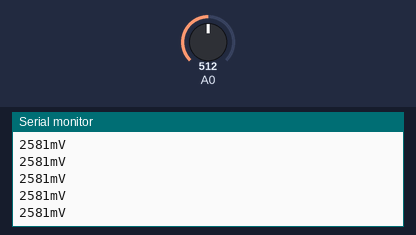
Bench run of a sketch on a simulated Arduino Uno, built with avr-gcc and run on an emulated ATmega328P. Parts: the last lines printed to the serial monitor. Inputs (shaded band) come from the test bench; at power-on: A0 = 512.

Above: at 1.2 s.
1.3 s: A0 set to 207
At 1.9 s:
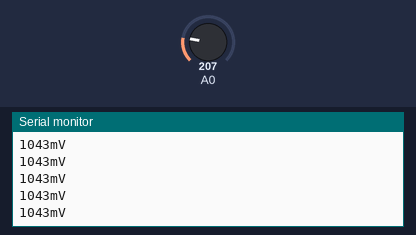
2.8 s: A0 set to 187
At 3.9 s:
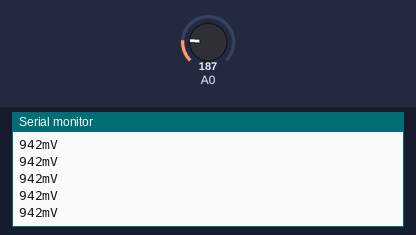
Timing chart, 0 to 5.8 s (numbered marks = the images above; inputs shaded):
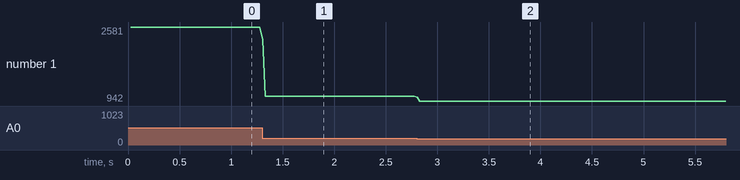

Measured:
- after the input at 1.3 s, the serial monitor: prints a new line at once (image 1)
- after the input at 2.8 s, the serial monitor: prints a new line at once (image 2)
- plotted number 1: 2581 → 1043 after the input at 1.3 s, 1043 → 942 after the input at 2.8 s

The sketch:

sketch_solcharg.ino
```cpp
/*
 * Solar Charge Controller
 * by Michal Krombholz
 *
 */

void setup()
{
  // begin the serial communication
  Serial.begin(9600);
  Serial.println("Solar Charge Controller");
}

int readBatteryVoltage_mV()
{
  int32_t dac = 0;
  const int32_t N = 256;
  for(auto n = N; n > 0; --n) dac += analogRead(A0);
  // empiricly measured 243 counts and 12.25V (via 100k/10k divider)
  int32_t mV = (dac*1225)/(N*243);
  return mV;
}


void loop()
{
  // check if data has been sent from the computer
  if (Serial.available()) {
    // read the most recent byte (which will be from 0 to 255)
    byte in = Serial.read();
  }
  auto vbat_mV = readBatteryVoltage_mV();
  Serial.print(vbat_mV);
  Serial.println("mV");
}
```
